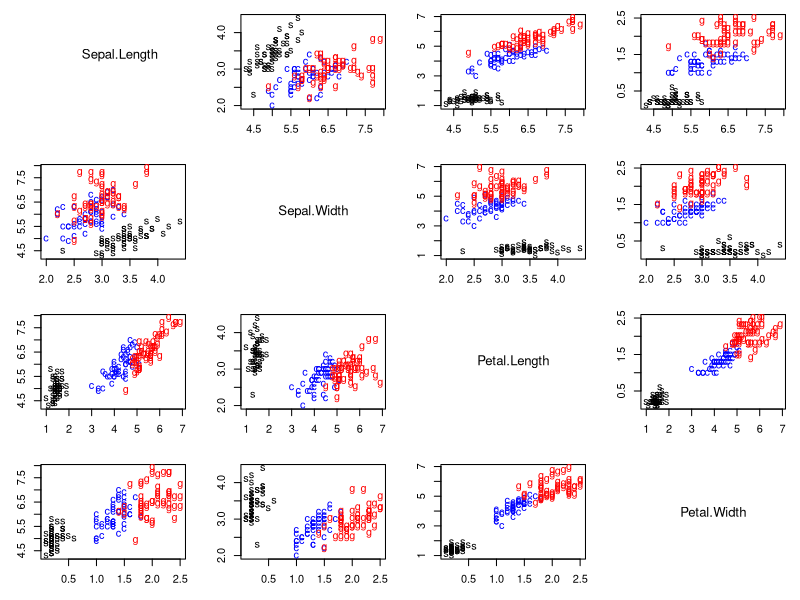
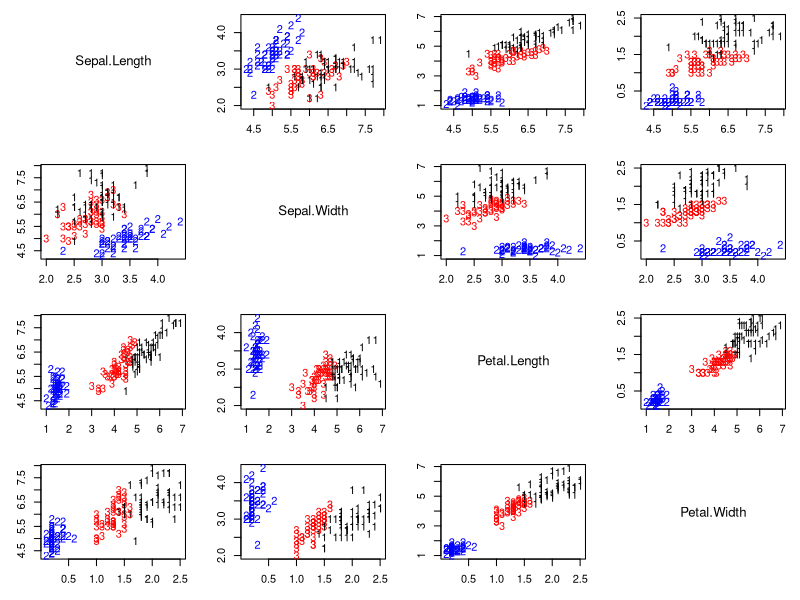
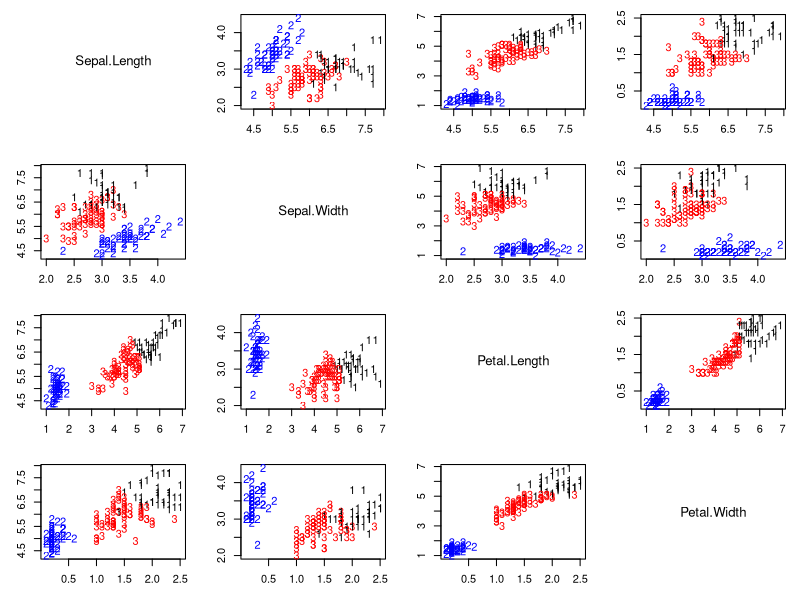

Reproduce these figures in R, in order.
## Week 4 EX 1-to-2 : Sample EM algorithm for clustering problems
## ------------------------------------------------------------------
## Using mixture models for clustering in the iris dataset
## Compare k-means clustering and a location and scale mixture model with K normals

### Loading data and setting up global variables
rm(list=ls())
library(mclust)
library(mvtnorm)

### Defining a custom function to create pair plots
### This is an alternative to the R function pairs() that allows for 
### more flexibility. In particular, it allows us to use text to label 
### the points
pairs2 = function(x, col="black", pch=16, labels=NULL, names = colnames(x)){
  n = dim(x)[1]
  p = dim(x)[2]
  par(mfrow=c(p,p))
  for(k in 1:p){
    for(l in 1:p){
      if(k!=l){
        par(mar=c(3,3,1,1)+0.1)
        plot(x[,k], x[,l], type="n", xlab="", ylab="")
        if(is.null(labels)){
          points(x[,k], x[,l], pch=pch, col=col)
        }else{
          text(x[,k], x[,l], labels=labels, col=col)
        }
      }else{
        plot(seq(0,5), seq(0,5), type="n", xlab="", ylab="", axes=FALSE)
        text(2.5,2.5,names[k], cex=1.2)
      }
    }
  }
}

## Setup data
data(iris)
x       = as.matrix(iris[,-5])
n       = dim(x)[1]
p       = dim(x)[2]       # Number of features
KK      = 3
epsilon = 0.0000001
par(mfrow=c(1,1))
par(mar=c(4,4,1,1))
colscale = c("black","blue","red")
shortnam  = c("s","c","g")
pairs2(x, col=colscale[iris[,5]], labels=shortnam[as.numeric(iris[,5])])


# Initialize the parameters of the algorithm
set.seed(63252)
numruns = 15
v.sum   = array(0, dim=c(numruns, n, KK))
QQ.sum  = rep(0, numruns)

for(ss in 1:numruns){
  w   = rep(1,KK)/KK  #Assign equal weight to each component to start with
  mu  = rmvnorm(KK, apply(x,2,mean), 3*var(x))   #Cluster centers randomly spread over the support of the data
  Sigma      = array(0, dim=c(KK,p,p))  #Initial variances are assumed to be the same
  Sigma[1,,] = var(x)
  Sigma[2,,] = var(x)
  Sigma[3,,] = var(x)
  
  sw     = FALSE
  QQ     = -Inf
  QQ.out = NULL
  s      = 0
  
  while(!sw){
    ## E step
    v = array(0, dim=c(n,KK))
    for(k in 1:KK){  #Compute the log of the weights
      v[,k] = log(w[k]) + mvtnorm::dmvnorm(x, mu[k,], Sigma[k,,], log=TRUE) 
    }
    for(i in 1:n){
      v[i,] = exp(v[i,] - max(v[i,]))/sum(exp(v[i,] - max(v[i,])))  #Go from logs to actual weights in a numerically stable manner
    }
    
    ## M step
    w = apply(v,2,mean)
    mu = matrix(0, nrow=KK, ncol=p)
    for(k in 1:KK){
      for(i in 1:n){
        mu[k,]    = mu[k,] + v[i,k]*x[i,]
      }
      mu[k,] = mu[k,]/sum(v[,k])
    }
    Sigma = array(0,dim=c(KK, p, p))
    for(k in 1:KK){
      for(i in 1:n){
        Sigma[k,,] = Sigma[k,,] + v[i,k]*(x[i,] - mu[k,])%*%t(x[i,] - mu[k,])
      }
      Sigma[k,,] = Sigma[k,,]/sum(v[,k])
    }
    
    ##Check convergence
    QQn = 0
    for(i in 1:n){
      for(k in 1:KK){
        QQn = QQn + v[i,k]*(log(w[k]) + mvtnorm::dmvnorm(x[i,],mu[k,],Sigma[k,,],log=TRUE))
      }
    }
    if(abs(QQn-QQ)/abs(QQn)<epsilon){
      sw=TRUE
    }
    QQ = QQn
    QQ.out = c(QQ.out, QQ)
    s = s + 1
  }
  
  v.sum[ss,,] = v
  QQ.sum[ss]  = QQ.out[s]
  print(paste("ss =", ss))
}

## Cluster reconstruction under the mixture model
cc = apply(v.sum[which.max(QQ.sum),,], 1 ,which.max)
colscale = c("black","blue","red")
pairs2(x, col=colscale[cc], labels=cc)
ARImle = adjustedRandIndex(cc, as.numeric(iris[,5]))  # Higher values indicate larger agreement

## Cluster reconstruction under the K-means algorithm
irisCluster <- kmeans(x, 3, nstart = numruns)
colscale = c("black","blue","red")
pairs2(x, col=colscale[irisCluster$cluster], labels=irisCluster$cluster)
ARIkmeans = adjustedRandIndex(irisCluster$cluster, as.numeric(iris[,5]))
